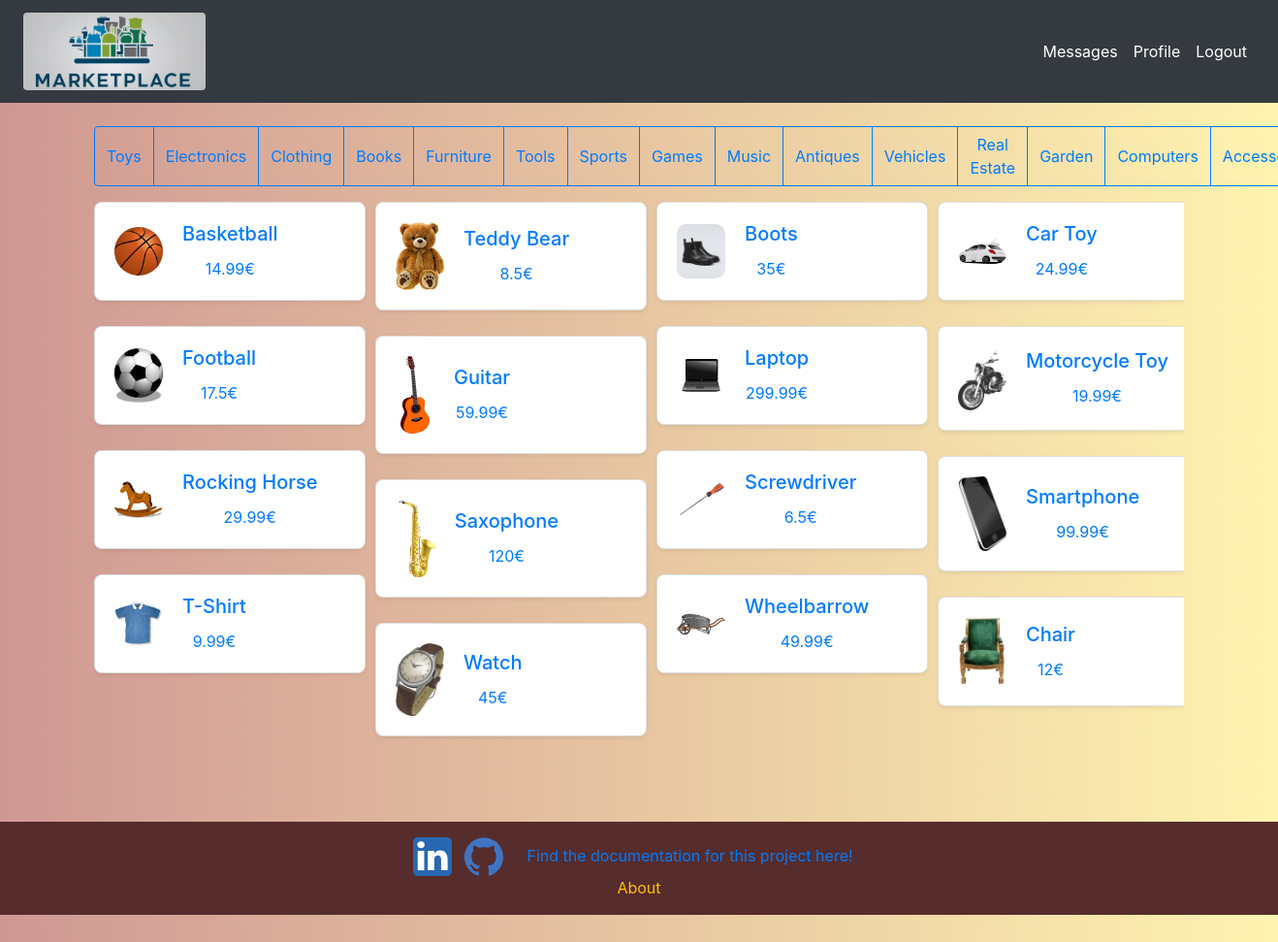
The app's page /listings (signed in) with its own data.
### tables this page shows
CREATE TABLE Listings (
    id INTEGER PRIMARY KEY AUTOINCREMENT,
    category TEXT NOT NULL,
    name TEXT NOT NULL,
    image TEXT,
    description TEXT NOT NULL,
    price DECIMAL(6,2),
    created TIMESTAMP NOT NULL DEFAULT CURRENT_TIMESTAMP,
    user_id INTEGER NOT NULL,
    FOREIGN KEY (user_id) REFERENCES User(id)
);

### app.py (the view)
@app.route("/listings")
def show_listings():
    listings = get_all_listings()
    if not listings:
        flash("No listings available at the moment.", "warning")  # Flash a message
        return redirect(url_for('marketplace'))  # Redirect to the same route to re-render the page
    return render_template('listings.html', listings = listings)

### app.py (called while the page is built)
@login_manager.user_loader
def load_user(user_id):
    return User.get(user_id)

    @staticmethod
    def get(user_id):
        conn = sqlite3.connect('database.db')
        cursor = conn.cursor()
        cursor.execute("SELECT id, name, password_hash, profile_image FROM User WHERE id = ?", (user_id,))
        user = cursor.fetchone()
        conn.close()
        if user is None:
            return None
        return User(user[0], user[1], user[2], user[3])

    @staticmethod
    def check_messages():
        try:
            with sqlite3.connect('database.db') as connection:
                cur = connection.cursor()
                rows = cur.execute('select read from Messages where user_receive=?',(current_user.id,)).fetchall()
                if any(row[0]==0 for row in rows):
                    return True
        except sqlite3.Error as e:
            flash('database error')

### templates/listings.html (shortened to what this page needs)
{% extends 'base.html' %}
{% block content %}
<div class="container mt-3 p-2">
  <div class="btn-group mb-3" role="group" aria-label="Category buttons">
    <button type="button" class="btn btn-outline-primary category-btn" data-category="Toys">Toys</button>
    <button type="button" class="btn btn-outline-primary category-btn" data-category="Electronics">Electronics</button>
    <button type="button" class="btn btn-outline-primary category-btn" data-category="Clothing">Clothing</button>
    <button type="button" class="btn btn-outline-primary category-btn" data-category="Books">Books</button>
    <button type="button" class="btn btn-outline-primary category-btn" data-category="Furniture">Furniture</button>
    <button type="button" class="btn btn-outline-primary category-btn" data-category="Tools">Tools</button>
    <button type="button" class="btn btn-outline-primary category-btn" data-category="Sports">Sports</button>
    <button type="button" class="btn btn-outline-primary category-btn" data-category="Games">Games</button>
    <button type="button" class="btn btn-outline-primary category-btn" data-category="Music">Music</button>
    <button type="button" class="btn btn-outline-primary category-btn" data-category="Antiques">Antiques</button>
    <button type="button" class="btn btn-outline-primary category-btn" data-category="Vehicles">Vehicles</button>
    <button type="button" class="btn btn-outline-primary category-btn" data-category="Real Estate">Real Estate</button>
    <button type="button" class="btn btn-outline-primary category-btn" data-category="Garden">Garden</button>
    <button type="button" class="btn btn-outline-primary category-btn" data-category="Computers">Computers</button>
    <button type="button" class="btn btn-outline-primary category-btn" data-category="Accessories">Accessories</button>
  </div>
  <div class="listing-container d-flex flex-wrap overflow-auto pb-3"
       style="max-height: 600px; overflow-y: auto; scrollbar-width: thin; scrollbar-color: #5a5a5a #f1f1f1;">
    {% for listing in listings %}
      <a href="{{ url_for('get_listing', id=listing.id) }}" class="listing-item" style="text-decoration:none;" data-category="{{ listing.category }}">
        <div class="card listing-card shadow-sm mb-3" style="width: 280px; border-radius: 8px;">
          <div class="card-body d-flex flex-row align-items-center">
            <img src="{{ url_for('static', filename=listing.image if listing.image else 'default_listings_image.png') }}"
                alt="{{ listing.name }}" class="listing-image">
            <div class="listing-text ms-3">
              <h5 class="card-title text-truncate" style="max-width: 180px;">{{ listing.name }}</h5>
              <p class="card-text price text-primary fw-bold">{{ listing.price }}€</p>
            </div>
          </div>
        </div>
      </a>
    {% endfor %}
  </div>
</div>
{% endblock %}

### static/css/styles.css (style rules this page uses)
.listing-container { display: flex; flex-direction: column; gap: 10px; align-items: start; }
.listing-image { max-width: 50px; max-height: 80px; margin-right: 20px; border-radius: 10px; }
body { background: linear-gradient(to right, #CF9893, #FFF3B0); }

### records on screen
Listings: image (picture), name "Basketball", price "14.99"
Listings: image (picture), name "Football", price "17.5"
Listings: image (picture), name "Rocking Horse", price "29.99"
Listings: image (picture), name "T-Shirt", price "9.99"
Listings: image (picture), name "Teddy Bear", price "8.5"
Listings: image (picture), name "Guitar", price "59.99"
Listings: image (picture), name "Saxophone", price "120"
Listings: image (picture), name "Watch", price "45"
Listings: image (picture), name "Boots", price "35"
Listings: image (picture), name "Laptop", price "299.99"
Listings: image (picture), name "Screwdriver", price "6.5"
Listings: image (picture), name "Wheelbarrow", price "49.99"
Listings: image (picture), name "Car Toy", price "24.99"
Listings: image (picture), name "Motorcycle Toy", price "19.99"
Listings: image (picture), name "Smartphone", price "99.99"
Listings: image (picture), name "Chair", price "12"
